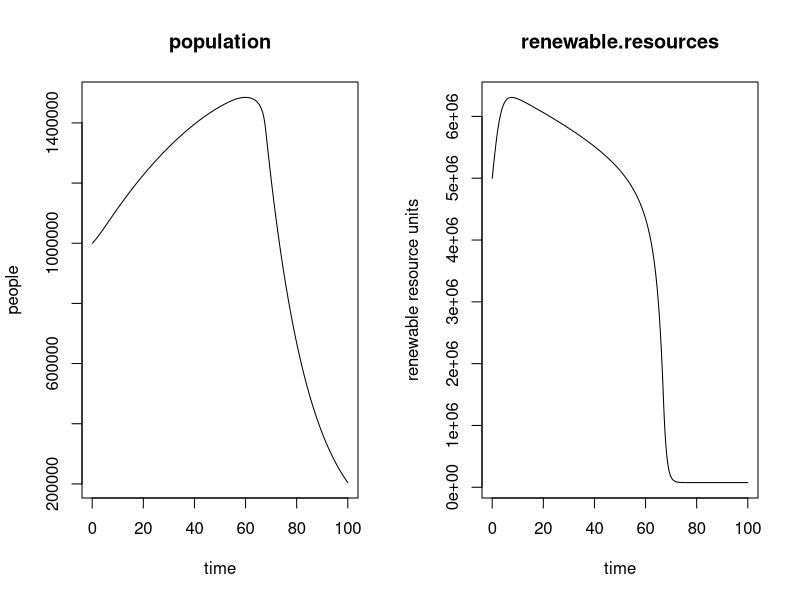
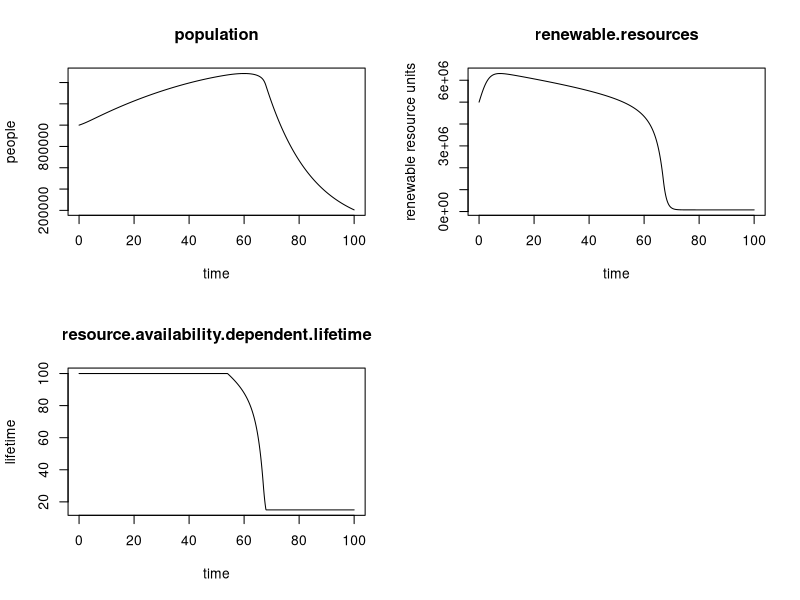
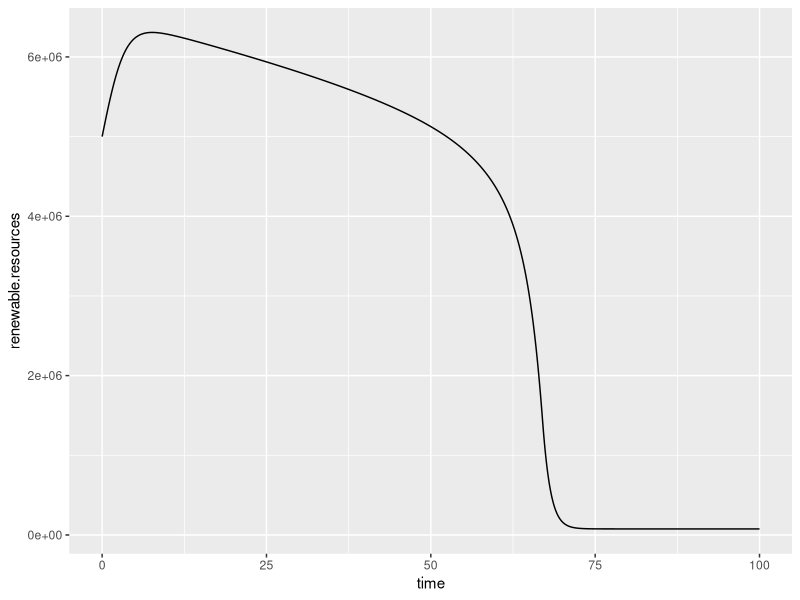

Here is the R script that generated these plots, in order:
#====================================================================================
#Growth and collapase Case Study
#===================================================================================
library("deSolve")

parameters<-c(normal.birth.rate=0.35/100,
              regeneration.rate=1.2,
              carrying.capacity=7.5e6,
              minimum.regeneration.rate=1/100,
              rapid.resource.depletion.time=1,
              renewable.resource.consumption.per.capita=1,
              normal.lifetime=30,
              percent.consumers=0.90)

InitialConditions <- c(population = 1e6,
                       renewable.resources=5e6)

times <- seq(0, #initial time
             100, #end of simulation
             0.1)#time step

intg.method<-c("rk4")

growth.collapase.pruyt <- function(t, state, parameters) {
  with(as.list(c(state,parameters)), {
    #auxiliary endogenous variables
    consumer.population<-population*percent.consumers
    per.capita.renewable.resource.availability<-renewable.resources/population
    resource.availability.dependent.lifetime<-max(15,min(100,
                                                             normal.lifetime*
                                                             per.capita.renewable.resource.availability))
    minimum.regeneration<-carrying.capacity*minimum.regeneration.rate
    resource.dependent.regeneration<-regeneration.rate*
                                     renewable.resources*
                                     (renewable.resources/carrying.capacity)*
                                     (1-renewable.resources/carrying.capacity)
    #flow variables
     births.flow<-population*per.capita.renewable.resource.availability*normal.birth.rate
     deaths.flow<-consumer.population/resource.availability.dependent.lifetime
     regeneration<-minimum.regeneration+resource.dependent.regeneration
     resource.use<-min(population*renewable.resource.consumption.per.capita,
                       renewable.resources/rapid.resource.depletion.time)
    #state variables
     dpopulation<-births.flow-deaths.flow
     drenewable.resources<-regeneration-resource.use
    
     list(c(dpopulation,drenewable.resources),
          resource.use=resource.use,
          resource.availability.dependent.lifetime=resource.availability.dependent.lifetime)
  })
}

#Simulate model
out <- ode(y = InitialConditions,
           times = times,
           func = growth.collapase.pruyt,
           parms = parameters,
           method =intg.method )

head(out)

class(out)

out1<-data.frame(out)

#Plot behavior
plot(out, which=c("population","renewable.resources"),
     xlab = "time", ylab =c("people","renewable resource units"))

#======================================================================================================================================

#next we discuss how to plot different runs  and different variables
#Plot behavior
plot(out, which=c("population","renewable.resources",
                  "resource.availability.dependent.lifetime"),xlab = "time", ylab 
     =c("people","renewable resource units","lifetime"))


#ggplot2
library(ggplot2)
  ggplot(out1,aes(x=time, y=renewable.resources))+geom_line()

head(out)
